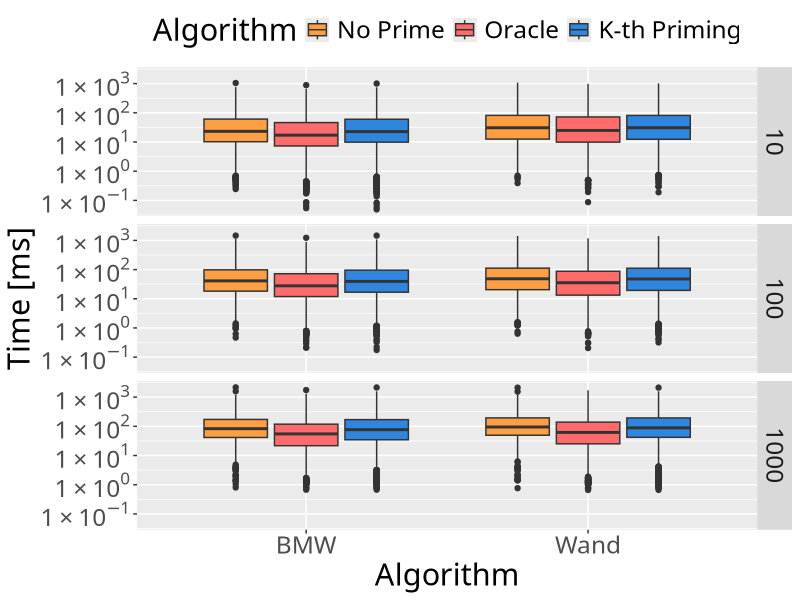

R code for this plot: (Note: this script raises an error after producing the figure.)
library(ggplot2);
library(scales);
library(grid);
library(gridExtra);
library(Cairo);

# This is a function that allows us to have nice looking 10^x y axis
fancy_scientific <- function(l) {
     # turn in to character string in scientific notation
     l <- format(l, scientific = TRUE)
     l <- gsub("0e\\+00","0",l)
     # quote the part before the exponent to keep all the digits
     l <- gsub("^(.*)e", "'\\1'e", l)
     l <- gsub("e\\+","e",l)
     # turn the 'e+' into plotmath format
     l <- gsub("e", "%*%10^", l)
     #l <- gsub("\\'1[\\.0]*\\'\\%\\*\\%", "", l)
     # return this as an expression
     parse(text=l)
}

#runs.txt 
#k algo heap query num_terms time_ms

# Read data
data <- read.csv(file="runs.txt",sep=" ",header=TRUE);

# Plot each algorithm across the x axis, time on the y axis, group by the algorithm x Heap setup
plot <- ggplot(data,aes(x=factor(algo), y=time_ms, group=interaction(algo,heap), fill=interaction(heap)))
plot <- plot + geom_boxplot()

# Facet into one facet per k value
plot <- plot + facet_grid(k ~ .)

plot <- plot + scale_x_discrete("Algorithm", labels=c("BMW","Wand"))

# Note the use of our new fancy scientific labels on the y axis :-)
plot <- plot + scale_y_log10("Time [ms]", labels=fancy_scientific, breaks = c(0.1, 1, 10, 100, 1000))

# Let's pick some nice colours
plot <- plot + scale_fill_manual("Algorithm", 
                                 values=c("#ff9f43", "#ff6b6b", "#2e86de"),
                                 labels=c("noprime" = "No Prime","oracle" = "Oracle","primed" = "K-th Priming"))

# Again, use our Libertine font
plot <- plot + theme(text = element_text(family = "Linux Libertine O", size=22)) 

# Example of putting the legend at the top of the graph
plot <- plot + theme(legend.position="top")

ggsave(plot,file="cmp.pdf",width=12,height=5, device=cairo_pdf)
embedFonts("cmp.pdf",options='-c ".setpdfwrite <</NeverEmbed [ ]>> setdistillerparams" -dSubsetFonts=true -dCompressFonts=true -dCompatibilityLevel=1.4')
